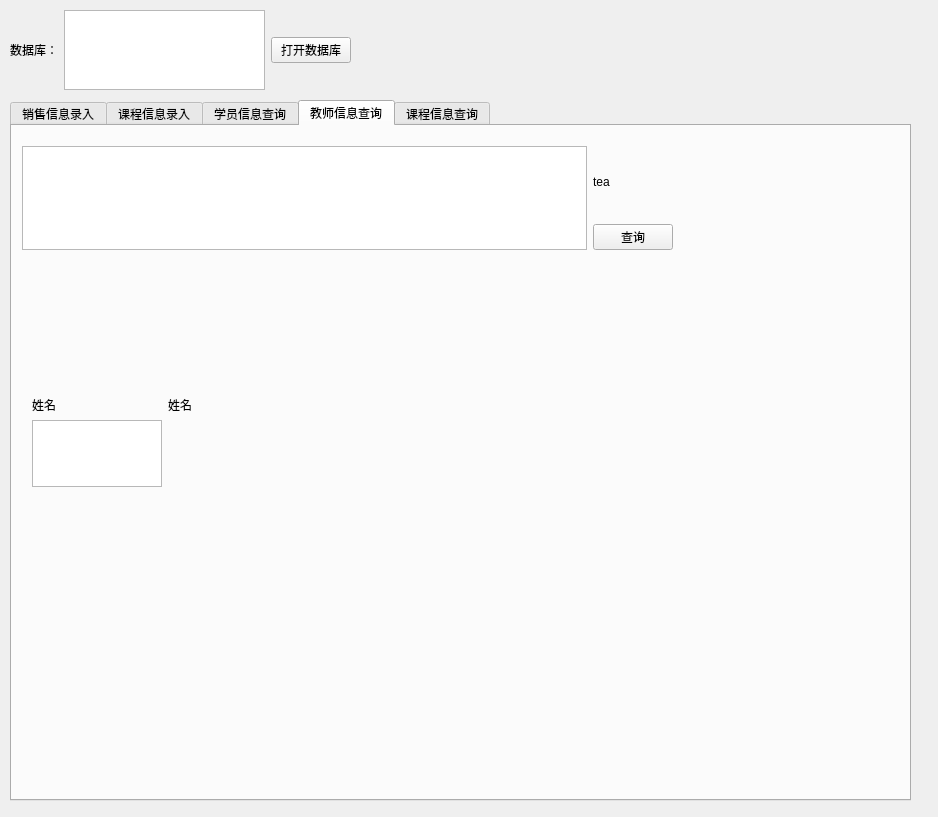
<?xml version="1.0" encoding="UTF-8"?>
<ui version="4.0">
 <class>MainUI</class>
 <widget class="QWidget" name="MainUI">
  <property name="geometry">
   <rect>
    <x>0</x>
    <y>0</y>
    <width>938</width>
    <height>817</height>
   </rect>
  </property>
  <property name="windowTitle">
   <string>Form</string>
  </property>
  <widget class="QWidget" name="horizontalLayoutWidget">
   <property name="geometry">
    <rect>
     <x>10</x>
     <y>10</y>
     <width>341</width>
     <height>80</height>
    </rect>
   </property>
   <layout class="QHBoxLayout" name="dbinfo">
    <item>
     <widget class="QLabel" name="label_db">
      <property name="text">
       <string>数据库：</string>
      </property>
     </widget>
    </item>
    <item>
     <widget class="QTextBrowser" name="show_db"/>
    </item>
    <item>
     <widget class="QPushButton" name="button_db">
      <property name="text">
       <string>打开数据库</string>
      </property>
     </widget>
    </item>
   </layout>
  </widget>
  <widget class="QTabWidget" name="tabWidget">
   <property name="geometry">
    <rect>
     <x>10</x>
     <y>100</y>
     <width>901</width>
     <height>701</height>
    </rect>
   </property>
   <property name="currentIndex">
    <number>3</number>
   </property>
   <widget class="QWidget" name="sell_tab">
    <attribute name="title">
     <string>销售信息录入</string>
    </attribute>
    <widget class="QWidget" name="gridLayoutWidget_2">
     <property name="geometry">
      <rect>
       <x>10</x>
       <y>10</y>
       <width>521</width>
       <height>148</height>
      </rect>
     </property>
     <layout class="QGridLayout" name="basicinfo">
      <item row="1" column="2">
       <widget class="QLabel" name="label_gender">
        <property name="text">
         <string>性别：</string>
        </property>
       </widget>
      </item>
      <item row="1" column="3">
       <widget class="QComboBox" name="combo_gender">
        <item>
         <property name="text">
          <string>男</string>
         </property>
        </item>
        <item>
         <property name="text">
          <string>女</string>
         </property>
        </item>
       </widget>
      </item>
      <item row="2" column="0">
       <widget class="QLabel" name="label_phone">
        <property name="text">
         <string>电话</string>
        </property>
       </widget>
      </item>
      <item row="1" column="1">
       <widget class="QLineEdit" name="in_age"/>
      </item>
      <item row="1" column="0">
       <widget class="QLabel" name="label_age">
        <property name="text">
         <string>年龄：</string>
        </property>
       </widget>
      </item>
      <item row="3" column="0">
       <widget class="QLabel" name="label_ps">
        <property name="text">
         <string>备注</string>
        </property>
       </widget>
      </item>
      <item row="0" column="0">
       <widget class="QLabel" name="label_name">
        <property name="text">
         <string>姓名：</string>
        </property>
       </widget>
      </item>
      <item row="0" column="1">
       <widget class="QLineEdit" name="in_name"/>
      </item>
      <item row="0" column="2">
       <widget class="QLabel" name="label_names">
        <property name="text">
         <string>小名：</string>
        </property>
       </widget>
      </item>
      <item row="0" column="3">
       <widget class="QLineEdit" name="in_names"/>
      </item>
      <item row="2" column="1" colspan="3">
       <widget class="QLineEdit" name="in_phone"/>
      </item>
      <item row="3" column="1" colspan="3">
       <widget class="QTextEdit" name="in_ps"/>
      </item>
     </layout>
    </widget>
    <widget class="QWidget" name="gridLayoutWidget_3">
     <property name="geometry">
      <rect>
       <x>10</x>
       <y>170</y>
       <width>689</width>
       <height>314</height>
      </rect>
     </property>
     <layout class="QGridLayout" name="sellinfo">
      <item row="2" column="3">
       <widget class="QLabel" name="label_dis0">
        <property name="text">
         <string>团报抵扣</string>
        </property>
       </widget>
      </item>
      <item row="0" column="6">
       <widget class="QPushButton" name="button_total">
        <property name="text">
         <string>合计课程数</string>
        </property>
       </widget>
      </item>
      <item row="1" column="4">
       <widget class="QLineEdit" name="in_refer">
        <property name="text">
         <string>0</string>
        </property>
       </widget>
      </item>
      <item row="0" column="4">
       <widget class="QLabel" name="label_refer">
        <property name="text">
         <string>转介绍</string>
        </property>
       </widget>
      </item>
      <item row="4" column="2" colspan="2">
       <widget class="QLineEdit" name="in_income_done">
        <property name="text">
         <string>0</string>
        </property>
       </widget>
      </item>
      <item row="2" column="1">
       <widget class="QLabel" name="label_basemoney">
        <property name="text">
         <string>基础价格</string>
        </property>
       </widget>
      </item>
      <item row="0" column="2">
       <widget class="QLabel" name="label_trial">
        <property name="text">
         <string>试听</string>
        </property>
       </widget>
      </item>
      <item row="5" column="1">
       <widget class="QLabel" name="label_selltea">
        <property name="text">
         <string>转介绍老师</string>
        </property>
       </widget>
      </item>
      <item row="1" column="5">
       <widget class="QLineEdit" name="in_exper">
        <property name="text">
         <string>0</string>
        </property>
       </widget>
      </item>
      <item row="3" column="5">
       <widget class="QLineEdit" name="in_dis2">
        <property name="text">
         <string>0</string>
        </property>
       </widget>
      </item>
      <item row="2" column="4">
       <widget class="QLabel" name="label_dis1">
        <property name="text">
         <string>体验抵扣</string>
        </property>
       </widget>
      </item>
      <item row="0" column="0">
       <widget class="QLabel" name="label_type">
        <property name="text">
         <string>课程属性</string>
        </property>
       </widget>
      </item>
      <item row="1" column="3">
       <widget class="QLineEdit" name="in_gift">
        <property name="text">
         <string>0</string>
        </property>
       </widget>
      </item>
      <item row="3" column="3">
       <widget class="QLineEdit" name="in_dis0">
        <property name="text">
         <string>0</string>
        </property>
       </widget>
      </item>
      <item row="1" column="0">
       <widget class="QComboBox" name="combo_type">
        <item>
         <property name="text">
          <string>体验课</string>
         </property>
        </item>
        <item>
         <property name="text">
          <string>每周一节</string>
         </property>
        </item>
        <item>
         <property name="text">
          <string>每周两节</string>
         </property>
        </item>
       </widget>
      </item>
      <item row="4" column="1">
       <widget class="QLabel" name="label_income_done">
        <property name="text">
         <string>实际缴费</string>
        </property>
       </widget>
      </item>
      <item row="3" column="2">
       <widget class="QLineEdit" name="in_discount">
        <property name="text">
         <string>1.0</string>
        </property>
       </widget>
      </item>
      <item row="0" column="5">
       <widget class="QLabel" name="label_exper">
        <property name="text">
         <string>体验课</string>
        </property>
       </widget>
      </item>
      <item row="3" column="1">
       <widget class="QLineEdit" name="in_basemoney">
        <property name="text">
         <string>160</string>
        </property>
       </widget>
      </item>
      <item row="2" column="6">
       <widget class="QPushButton" name="button_moneycal">
        <property name="text">
         <string>费用总计：基础课时*价格-抵扣</string>
        </property>
       </widget>
      </item>
      <item row="4" column="4">
       <widget class="QLabel" name="label_income_need">
        <property name="text">
         <string>尚需缴费</string>
        </property>
       </widget>
      </item>
      <item row="1" column="2">
       <widget class="QLineEdit" name="in_trial">
        <property name="text">
         <string>0</string>
        </property>
       </widget>
      </item>
      <item row="3" column="6">
       <widget class="QTextBrowser" name="show_moneycal"/>
      </item>
      <item row="1" column="6">
       <widget class="QTextBrowser" name="show_total"/>
      </item>
      <item row="3" column="4">
       <widget class="QLineEdit" name="in_dis1">
        <property name="text">
         <string>0</string>
        </property>
       </widget>
      </item>
      <item row="0" column="1">
       <widget class="QLabel" name="label_basenum">
        <property name="text">
         <string>基础课时</string>
        </property>
       </widget>
      </item>
      <item row="2" column="2">
       <widget class="QLabel" name="label_discount">
        <property name="text">
         <string>折扣</string>
        </property>
       </widget>
      </item>
      <item row="2" column="5">
       <widget class="QLabel" name="label_dis2">
        <property name="text">
         <string>转介绍抵扣</string>
        </property>
       </widget>
      </item>
      <item row="4" column="5" colspan="2">
       <widget class="QTextBrowser" name="show_income_need"/>
      </item>
      <item row="0" column="3">
       <widget class="QLabel" name="label_gift">
        <property name="text">
         <string>赠送</string>
        </property>
       </widget>
      </item>
      <item row="5" column="2">
       <widget class="QComboBox" name="combo_selltea"/>
      </item>
      <item row="5" column="3">
       <widget class="QLabel" name="label_seller">
        <property name="text">
         <string>销售老师</string>
        </property>
       </widget>
      </item>
      <item row="5" column="4">
       <widget class="QComboBox" name="combo_seller"/>
      </item>
      <item row="1" column="1">
       <widget class="QLineEdit" name="in_basenum">
        <property name="text">
         <string>0</string>
        </property>
       </widget>
      </item>
      <item row="2" column="0" rowspan="4">
       <widget class="QLabel" name="label_sellinfo">
        <property name="text">
         <string>销售信息</string>
        </property>
       </widget>
      </item>
      <item row="5" column="5" colspan="2">
       <widget class="QDialogButtonBox" name="buttonBox">
        <property name="standardButtons">
         <set>QDialogButtonBox::Cancel|QDialogButtonBox::Ok</set>
        </property>
       </widget>
      </item>
     </layout>
    </widget>
   </widget>
   <widget class="QWidget" name="update_lesson_tab">
    <property name="contextMenuPolicy">
     <enum>Qt::CustomContextMenu</enum>
    </property>
    <attribute name="title">
     <string>课程信息录入</string>
    </attribute>
    <widget class="QWidget" name="gridLayoutWidget">
     <property name="geometry">
      <rect>
       <x>10</x>
       <y>10</y>
       <width>160</width>
       <height>80</height>
      </rect>
     </property>
     <layout class="QGridLayout" name="gridLayout"/>
    </widget>
   </widget>
   <widget class="QWidget" name="query_stuinfo">
    <attribute name="title">
     <string>学员信息查询</string>
    </attribute>
    <widget class="QTabWidget" name="tabWidget_2">
     <property name="geometry">
      <rect>
       <x>10</x>
       <y>150</y>
       <width>701</width>
       <height>431</height>
      </rect>
     </property>
     <property name="currentIndex">
      <number>2</number>
     </property>
     <widget class="QWidget" name="tab_3">
      <attribute name="title">
       <string>基础信息</string>
      </attribute>
      <widget class="QWidget" name="gridLayoutWidget_6">
       <property name="geometry">
        <rect>
         <x>20</x>
         <y>20</y>
         <width>521</width>
         <height>304</height>
        </rect>
       </property>
       <layout class="QGridLayout" name="basicinfo_3">
        <item row="1" column="2">
         <widget class="QLabel" name="label_gender_3">
          <property name="text">
           <string>性别：</string>
          </property>
         </widget>
        </item>
        <item row="2" column="0">
         <widget class="QLabel" name="label_phone_3">
          <property name="text">
           <string>电话</string>
          </property>
         </widget>
        </item>
        <item row="1" column="0">
         <widget class="QLabel" name="label_age_3">
          <property name="text">
           <string>年龄：</string>
          </property>
         </widget>
        </item>
        <item row="3" column="0">
         <widget class="QLabel" name="label_ps_2">
          <property name="text">
           <string>备注</string>
          </property>
         </widget>
        </item>
        <item row="0" column="0">
         <widget class="QLabel" name="label_name_2">
          <property name="text">
           <string>姓名：</string>
          </property>
         </widget>
        </item>
        <item row="0" column="2">
         <widget class="QLabel" name="label_names_2">
          <property name="text">
           <string>小名：</string>
          </property>
         </widget>
        </item>
        <item row="1" column="3">
         <widget class="QTextBrowser" name="show_gender"/>
        </item>
        <item row="0" column="1">
         <widget class="QTextBrowser" name="show_name"/>
        </item>
        <item row="0" column="3">
         <widget class="QTextBrowser" name="show_names"/>
        </item>
        <item row="1" column="1">
         <widget class="QTextBrowser" name="show_age"/>
        </item>
        <item row="2" column="1" colspan="3">
         <widget class="QTextBrowser" name="show_phone"/>
        </item>
        <item row="3" column="1" colspan="3">
         <widget class="QTextBrowser" name="show_ps"/>
        </item>
       </layout>
      </widget>
     </widget>
     <widget class="QWidget" name="tab">
      <attribute name="title">
       <string>销售信息</string>
      </attribute>
      <widget class="QWidget" name="gridLayoutWidget_4">
       <property name="geometry">
        <rect>
         <x>10</x>
         <y>10</y>
         <width>621</width>
         <height>358</height>
        </rect>
       </property>
       <layout class="QGridLayout" name="show_stu_sell">
        <item row="1" column="5">
         <widget class="QTextBrowser" name="show_exper"/>
        </item>
        <item row="5" column="3">
         <widget class="QLabel" name="label_seller_2">
          <property name="text">
           <string>销售老师</string>
          </property>
         </widget>
        </item>
        <item row="0" column="6">
         <widget class="QLabel" name="label_exper_3">
          <property name="text">
           <string>合计课程数</string>
          </property>
         </widget>
        </item>
        <item row="4" column="1">
         <widget class="QLabel" name="label_income_done_2">
          <property name="text">
           <string>实际缴费</string>
          </property>
         </widget>
        </item>
        <item row="0" column="5">
         <widget class="QLabel" name="label_exper_2">
          <property name="text">
           <string>体验课</string>
          </property>
         </widget>
        </item>
        <item row="5" column="4">
         <widget class="QTextBrowser" name="show_seller"/>
        </item>
        <item row="0" column="4">
         <widget class="QLabel" name="label_refer_2">
          <property name="text">
           <string>转介绍</string>
          </property>
         </widget>
        </item>
        <item row="3" column="1">
         <widget class="QTextBrowser" name="show_basemoney">
          <property name="html">
           <string>&lt;!DOCTYPE HTML PUBLIC &quot;-//W3C//DTD HTML 4.0//EN&quot; &quot;http://www.w3.org/TR/REC-html40/strict.dtd&quot;&gt;
&lt;html&gt;&lt;head&gt;&lt;meta name=&quot;qrichtext&quot; content=&quot;1&quot; /&gt;&lt;style type=&quot;text/css&quot;&gt;
p, li { white-space: pre-wrap; }
&lt;/style&gt;&lt;/head&gt;&lt;body style=&quot; font-family:'SimSun'; font-size:9pt; font-weight:400; font-style:normal;&quot;&gt;
&lt;p style=&quot; margin-top:0px; margin-bottom:0px; margin-left:0px; margin-right:0px; -qt-block-indent:0; text-indent:0px;&quot;&gt;160&lt;/p&gt;&lt;/body&gt;&lt;/html&gt;</string>
          </property>
         </widget>
        </item>
        <item row="3" column="6">
         <widget class="QTextBrowser" name="show_moneycal_2"/>
        </item>
        <item row="2" column="4">
         <widget class="QLabel" name="label_dis1_2">
          <property name="text">
           <string>体验抵扣</string>
          </property>
         </widget>
        </item>
        <item row="1" column="6">
         <widget class="QTextBrowser" name="show_total_2"/>
        </item>
        <item row="2" column="5">
         <widget class="QLabel" name="label_dis2_2">
          <property name="text">
           <string>转介绍抵扣</string>
          </property>
         </widget>
        </item>
        <item row="1" column="0">
         <widget class="QTextBrowser" name="show_type"/>
        </item>
        <item row="1" column="3">
         <widget class="QTextBrowser" name="show_gift"/>
        </item>
        <item row="0" column="0">
         <widget class="QLabel" name="label_type_2">
          <property name="text">
           <string>课程属性</string>
          </property>
         </widget>
        </item>
        <item row="1" column="2">
         <widget class="QTextBrowser" name="show_trial"/>
        </item>
        <item row="2" column="1">
         <widget class="QLabel" name="label_basemoney_2">
          <property name="text">
           <string>基础价格</string>
          </property>
         </widget>
        </item>
        <item row="3" column="5">
         <widget class="QTextBrowser" name="show_dis2">
          <property name="html">
           <string>&lt;!DOCTYPE HTML PUBLIC &quot;-//W3C//DTD HTML 4.0//EN&quot; &quot;http://www.w3.org/TR/REC-html40/strict.dtd&quot;&gt;
&lt;html&gt;&lt;head&gt;&lt;meta name=&quot;qrichtext&quot; content=&quot;1&quot; /&gt;&lt;style type=&quot;text/css&quot;&gt;
p, li { white-space: pre-wrap; }
&lt;/style&gt;&lt;/head&gt;&lt;body style=&quot; font-family:'SimSun'; font-size:9pt; font-weight:400; font-style:normal;&quot;&gt;
&lt;p style=&quot;-qt-paragraph-type:empty; margin-top:0px; margin-bottom:0px; margin-left:0px; margin-right:0px; -qt-block-indent:0; text-indent:0px;&quot;&gt;&lt;br /&gt;&lt;/p&gt;&lt;/body&gt;&lt;/html&gt;</string>
          </property>
         </widget>
        </item>
        <item row="4" column="2" colspan="2">
         <widget class="QTextBrowser" name="show_income_done"/>
        </item>
        <item row="0" column="3">
         <widget class="QLabel" name="label_gift_2">
          <property name="text">
           <string>赠送</string>
          </property>
         </widget>
        </item>
        <item row="4" column="4">
         <widget class="QLabel" name="label_income_need_2">
          <property name="text">
           <string>尚需缴费</string>
          </property>
         </widget>
        </item>
        <item row="0" column="1">
         <widget class="QLabel" name="label_basenum_2">
          <property name="text">
           <string>基础课时</string>
          </property>
         </widget>
        </item>
        <item row="1" column="1">
         <widget class="QTextBrowser" name="show_basenum"/>
        </item>
        <item row="1" column="4">
         <widget class="QTextBrowser" name="show_refer"/>
        </item>
        <item row="2" column="6">
         <widget class="QLabel" name="label_moneycal">
          <property name="text">
           <string>合计费用</string>
          </property>
         </widget>
        </item>
        <item row="2" column="3">
         <widget class="QLabel" name="label_dis0_2">
          <property name="text">
           <string>团报抵扣</string>
          </property>
         </widget>
        </item>
        <item row="3" column="4">
         <widget class="QTextBrowser" name="show_dis1">
          <property name="html">
           <string>&lt;!DOCTYPE HTML PUBLIC &quot;-//W3C//DTD HTML 4.0//EN&quot; &quot;http://www.w3.org/TR/REC-html40/strict.dtd&quot;&gt;
&lt;html&gt;&lt;head&gt;&lt;meta name=&quot;qrichtext&quot; content=&quot;1&quot; /&gt;&lt;style type=&quot;text/css&quot;&gt;
p, li { white-space: pre-wrap; }
&lt;/style&gt;&lt;/head&gt;&lt;body style=&quot; font-family:'SimSun'; font-size:9pt; font-weight:400; font-style:normal;&quot;&gt;
&lt;p style=&quot; margin-top:0px; margin-bottom:0px; margin-left:0px; margin-right:0px; -qt-block-indent:0; text-indent:0px;&quot;&gt;0&lt;/p&gt;&lt;/body&gt;&lt;/html&gt;</string>
          </property>
         </widget>
        </item>
        <item row="3" column="2">
         <widget class="QTextBrowser" name="show_discount">
          <property name="html">
           <string>&lt;!DOCTYPE HTML PUBLIC &quot;-//W3C//DTD HTML 4.0//EN&quot; &quot;http://www.w3.org/TR/REC-html40/strict.dtd&quot;&gt;
&lt;html&gt;&lt;head&gt;&lt;meta name=&quot;qrichtext&quot; content=&quot;1&quot; /&gt;&lt;style type=&quot;text/css&quot;&gt;
p, li { white-space: pre-wrap; }
&lt;/style&gt;&lt;/head&gt;&lt;body style=&quot; font-family:'SimSun'; font-size:9pt; font-weight:400; font-style:normal;&quot;&gt;
&lt;p style=&quot; margin-top:0px; margin-bottom:0px; margin-left:0px; margin-right:0px; -qt-block-indent:0; text-indent:0px;&quot;&gt;1.0&lt;/p&gt;&lt;/body&gt;&lt;/html&gt;</string>
          </property>
         </widget>
        </item>
        <item row="0" column="2">
         <widget class="QLabel" name="label_trial_2">
          <property name="text">
           <string>试听</string>
          </property>
         </widget>
        </item>
        <item row="5" column="2">
         <widget class="QTextBrowser" name="show_selltea"/>
        </item>
        <item row="2" column="0" rowspan="4">
         <widget class="QLabel" name="label_sellinfo_2">
          <property name="text">
           <string>销售信息</string>
          </property>
         </widget>
        </item>
        <item row="4" column="5" colspan="2">
         <widget class="QTextBrowser" name="show_income_need_2"/>
        </item>
        <item row="5" column="1">
         <widget class="QLabel" name="label_selltea_2">
          <property name="text">
           <string>转介绍老师</string>
          </property>
         </widget>
        </item>
        <item row="3" column="3">
         <widget class="QTextBrowser" name="show_dis0">
          <property name="html">
           <string>&lt;!DOCTYPE HTML PUBLIC &quot;-//W3C//DTD HTML 4.0//EN&quot; &quot;http://www.w3.org/TR/REC-html40/strict.dtd&quot;&gt;
&lt;html&gt;&lt;head&gt;&lt;meta name=&quot;qrichtext&quot; content=&quot;1&quot; /&gt;&lt;style type=&quot;text/css&quot;&gt;
p, li { white-space: pre-wrap; }
&lt;/style&gt;&lt;/head&gt;&lt;body style=&quot; font-family:'SimSun'; font-size:9pt; font-weight:400; font-style:normal;&quot;&gt;
&lt;p style=&quot; margin-top:0px; margin-bottom:0px; margin-left:0px; margin-right:0px; -qt-block-indent:0; text-indent:0px;&quot;&gt;0&lt;/p&gt;&lt;/body&gt;&lt;/html&gt;</string>
          </property>
         </widget>
        </item>
        <item row="2" column="2">
         <widget class="QLabel" name="label_discount_2">
          <property name="text">
           <string>折扣</string>
          </property>
         </widget>
        </item>
       </layout>
      </widget>
     </widget>
     <widget class="QWidget" name="tab_2">
      <attribute name="title">
       <string>课程信息</string>
      </attribute>
      <widget class="QWidget" name="gridLayoutWidget_5">
       <property name="geometry">
        <rect>
         <x>10</x>
         <y>10</y>
         <width>621</width>
         <height>358</height>
        </rect>
       </property>
       <layout class="QGridLayout" name="show_stu_sell_2">
        <item row="1" column="3">
         <widget class="QTextBrowser" name="show_lesson_remain"/>
        </item>
        <item row="0" column="0">
         <widget class="QLabel" name="label_type_3">
          <property name="text">
           <string>课程属性</string>
          </property>
         </widget>
        </item>
        <item row="1" column="1">
         <widget class="QTextBrowser" name="show_total_3"/>
        </item>
        <item row="0" column="3">
         <widget class="QLabel" name="label_gift_3">
          <property name="text">
           <string>剩余课程数</string>
          </property>
         </widget>
        </item>
        <item row="1" column="2">
         <widget class="QTextBrowser" name="show_lesson_learned"/>
        </item>
        <item row="1" column="0">
         <widget class="QTextBrowser" name="show_type_2"/>
        </item>
        <item row="0" column="1">
         <widget class="QLabel" name="label_basenum_3">
          <property name="text">
           <string>合计课程数</string>
          </property>
         </widget>
        </item>
        <item row="2" column="0">
         <widget class="QLabel" name="label_sellinfo_3">
          <property name="text">
           <string>上课信息</string>
          </property>
         </widget>
        </item>
        <item row="0" column="2">
         <widget class="QLabel" name="label_trial_3">
          <property name="text">
           <string>已上课程数</string>
          </property>
         </widget>
        </item>
        <item row="2" column="1" colspan="3">
         <widget class="QTextBrowser" name="show_lesson_detail">
          <property name="html">
           <string>&lt;!DOCTYPE HTML PUBLIC &quot;-//W3C//DTD HTML 4.0//EN&quot; &quot;http://www.w3.org/TR/REC-html40/strict.dtd&quot;&gt;
&lt;html&gt;&lt;head&gt;&lt;meta name=&quot;qrichtext&quot; content=&quot;1&quot; /&gt;&lt;style type=&quot;text/css&quot;&gt;
p, li { white-space: pre-wrap; }
&lt;/style&gt;&lt;/head&gt;&lt;body style=&quot; font-family:'SimSun'; font-size:9pt; font-weight:400; font-style:normal;&quot;&gt;
&lt;p style=&quot;-qt-paragraph-type:empty; margin-top:0px; margin-bottom:0px; margin-left:0px; margin-right:0px; -qt-block-indent:0; text-indent:0px;&quot;&gt;&lt;br /&gt;&lt;/p&gt;&lt;/body&gt;&lt;/html&gt;</string>
          </property>
         </widget>
        </item>
       </layout>
      </widget>
     </widget>
    </widget>
    <widget class="QWidget" name="gridLayoutWidget_9">
     <property name="geometry">
      <rect>
       <x>10</x>
       <y>10</y>
       <width>701</width>
       <height>122</height>
      </rect>
     </property>
     <layout class="QGridLayout" name="gridLayout_4">
      <item row="0" column="5">
       <widget class="QLineEdit" name="in_set_phone"/>
      </item>
      <item row="0" column="1">
       <widget class="QLineEdit" name="in_set_name"/>
      </item>
      <item row="2" column="5">
       <widget class="QPushButton" name="button_query_name">
        <property name="text">
         <string>查询</string>
        </property>
       </widget>
      </item>
      <item row="0" column="0">
       <widget class="QPushButton" name="button_set_name">
        <property name="text">
         <string>姓名</string>
        </property>
       </widget>
      </item>
      <item row="0" column="4">
       <widget class="QPushButton" name="button_set_phone">
        <property name="text">
         <string>电话</string>
        </property>
       </widget>
      </item>
      <item row="0" column="3">
       <widget class="QLineEdit" name="in_set_names"/>
      </item>
      <item row="0" column="2">
       <widget class="QPushButton" name="button_set_names">
        <property name="text">
         <string>小名</string>
        </property>
       </widget>
      </item>
      <item row="1" column="5">
       <widget class="QLabel" name="query_date_3">
        <property name="text">
         <string>detail</string>
        </property>
       </widget>
      </item>
      <item row="1" column="0" rowspan="2" colspan="5">
       <widget class="QListWidget" name="stu_list"/>
      </item>
     </layout>
    </widget>
   </widget>
   <widget class="QWidget" name="query_teainfo">
    <attribute name="title">
     <string>教师信息查询</string>
    </attribute>
    <widget class="QWidget" name="gridLayoutWidget_8">
     <property name="geometry">
      <rect>
       <x>20</x>
       <y>270</y>
       <width>160</width>
       <height>91</height>
      </rect>
     </property>
     <layout class="QGridLayout" name="gridLayout_3">
      <item row="0" column="1">
       <widget class="QLabel" name="label_2">
        <property name="text">
         <string>姓名</string>
        </property>
       </widget>
      </item>
      <item row="1" column="0">
       <widget class="QTextBrowser" name="show_"/>
      </item>
      <item row="0" column="0">
       <widget class="QLabel" name="label">
        <property name="text">
         <string>姓名</string>
        </property>
       </widget>
      </item>
     </layout>
    </widget>
    <widget class="QWidget" name="gridLayoutWidget_7">
     <property name="geometry">
      <rect>
       <x>10</x>
       <y>20</y>
       <width>651</width>
       <height>104</height>
      </rect>
     </property>
     <layout class="QGridLayout" name="gridLayout_2">
      <item row="0" column="1">
       <widget class="QLabel" name="label_3">
        <property name="text">
         <string>tea</string>
        </property>
       </widget>
      </item>
      <item row="1" column="1">
       <widget class="QPushButton" name="button_query_tea">
        <property name="text">
         <string>查询</string>
        </property>
       </widget>
      </item>
      <item row="0" column="0" rowspan="2">
       <widget class="QListWidget" name="tea_list"/>
      </item>
     </layout>
    </widget>
   </widget>
   <widget class="QWidget" name="query_lessoninfo">
    <attribute name="title">
     <string>课程信息查询</string>
    </attribute>
    <widget class="QWidget" name="gridLayoutWidget_10">
     <property name="geometry">
      <rect>
       <x>10</x>
       <y>10</y>
       <width>691</width>
       <height>601</height>
      </rect>
     </property>
     <layout class="QGridLayout" name="gridLayout_5">
      <item row="3" column="1">
       <widget class="QPushButton" name="button_query_date">
        <property name="text">
         <string>查询</string>
        </property>
       </widget>
      </item>
      <item row="2" column="1">
       <widget class="QLabel" name="query_date_2">
        <property name="text">
         <string>detail</string>
        </property>
       </widget>
      </item>
      <item row="0" column="1">
       <widget class="QLabel" name="query_date">
        <property name="text">
         <string>yyyy-</string>
        </property>
       </widget>
      </item>
      <item row="0" column="0" rowspan="2">
       <widget class="QCalendarWidget" name="calendar_lesson"/>
      </item>
      <item row="1" column="1">
       <widget class="QPushButton" name="button_set_date">
        <property name="text">
         <string>选择日期</string>
        </property>
       </widget>
      </item>
      <item row="2" column="0" rowspan="2">
       <widget class="QListWidget" name="query_date_lessons"/>
      </item>
      <item row="4" column="0" colspan="2">
       <widget class="QTableWidget" name="info_lesson">
        <row>
         <property name="text">
          <string>时间</string>
         </property>
        </row>
        <row>
         <property name="text">
          <string>主教</string>
         </property>
        </row>
        <row>
         <property name="text">
          <string>助教</string>
         </property>
        </row>
        <row>
         <property name="text">
          <string>学生</string>
         </property>
        </row>
        <row>
         <property name="text">
          <string>请假</string>
         </property>
        </row>
       </widget>
      </item>
     </layout>
    </widget>
   </widget>
  </widget>
 </widget>
 <resources/>
 <connections/>
</ui>
